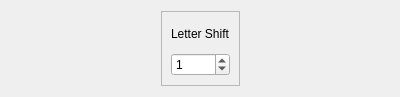
<?xml version="1.0" encoding="UTF-8"?>
<ui version="4.0">
 <class>CaesarCipher</class>
 <widget class="QWidget" name="CaesarCipher">
  <property name="geometry">
   <rect>
    <x>0</x>
    <y>0</y>
    <width>400</width>
    <height>97</height>
   </rect>
  </property>
  <property name="windowTitle">
   <string>Form</string>
  </property>
  <layout class="QVBoxLayout" name="verticalLayout">
   <item>
    <layout class="QHBoxLayout" name="horizontalLayout">
     <item>
      <spacer name="horizontalSpacer">
       <property name="orientation">
        <enum>Qt::Horizontal</enum>
       </property>
       <property name="sizeHint" stdset="0">
        <size>
         <width>40</width>
         <height>20</height>
        </size>
       </property>
      </spacer>
     </item>
     <item>
      <widget class="QFrame" name="frame">
       <property name="frameShape">
        <enum>QFrame::StyledPanel</enum>
       </property>
       <property name="frameShadow">
        <enum>QFrame::Raised</enum>
       </property>
       <layout class="QVBoxLayout" name="verticalLayout_2">
        <item>
         <widget class="QLabel" name="label">
          <property name="text">
           <string>Letter Shift</string>
          </property>
         </widget>
        </item>
        <item>
         <widget class="QSpinBox" name="m_letter_shift">
          <property name="wrapping">
           <bool>true</bool>
          </property>
          <property name="minimum">
           <number>1</number>
          </property>
          <property name="maximum">
           <number>26</number>
          </property>
         </widget>
        </item>
       </layout>
      </widget>
     </item>
     <item>
      <spacer name="horizontalSpacer_2">
       <property name="orientation">
        <enum>Qt::Horizontal</enum>
       </property>
       <property name="sizeHint" stdset="0">
        <size>
         <width>40</width>
         <height>20</height>
        </size>
       </property>
      </spacer>
     </item>
    </layout>
   </item>
  </layout>
 </widget>
 <resources/>
 <connections>
  <connection>
   <sender>m_letter_shift</sender>
   <signal>valueChanged(int)</signal>
   <receiver>CaesarCipher</receiver>
   <slot>onCipherKeyChange()</slot>
   <hints>
    <hint type="sourcelabel">
     <x>296</x>
     <y>149</y>
    </hint>
    <hint type="destinationlabel">
     <x>199</x>
     <y>149</y>
    </hint>
   </hints>
  </connection>
 </connections>
 <slots>
  <slot>onCipherKeyChange()</slot>
 </slots>
</ui>
